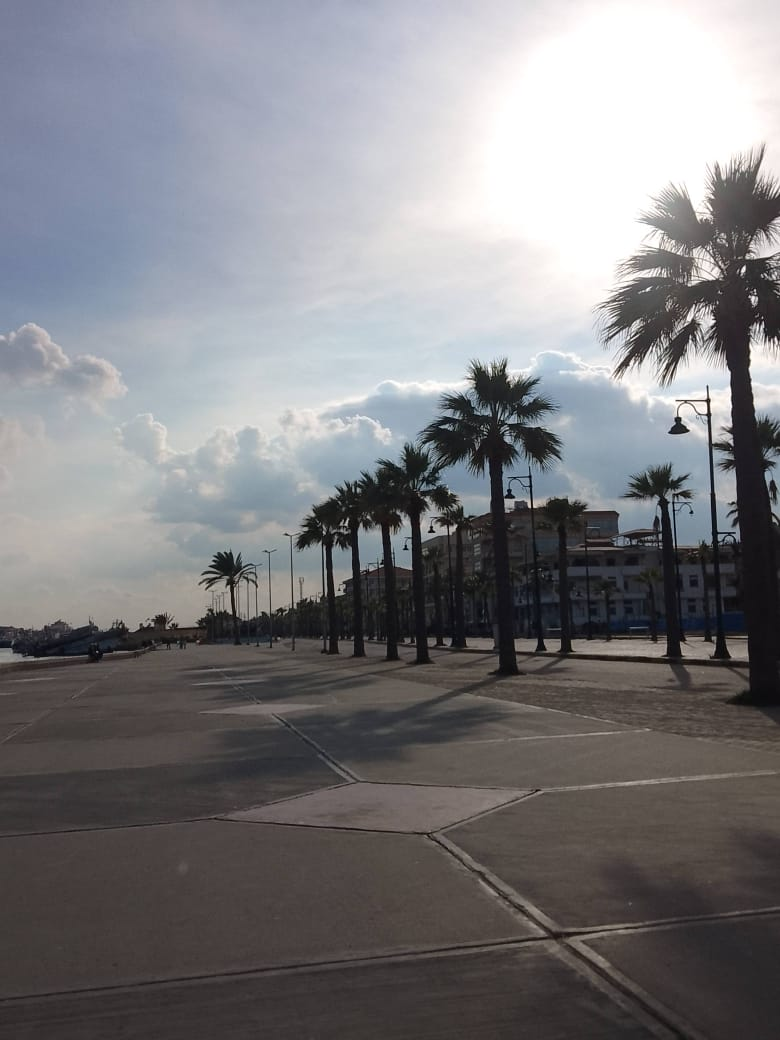
#> input picture myCamera.jpg, 780 x 1040 px
$ python gamma_correction.py
#> lines starting #> are read from the running program, lines starting #| are printed output that depends on the picture
import cv2
import matplotlib.pyplot as plt
from PIL import Image
import numpy as np

img_path = "myCamera.jpg"
img = Image.open(img_path)
#> img is the input picture: PIL image 780x1040 RGB; mean R, G, B 125.6, 124.9, 128

plt.imshow(img)
plt.axis('off')
plt.show()


def rgb_to_grayscale(img_path) :
#> called with img_path = 'myCamera.jpg'
    image = cv2.imread(img_path)

    if image is None :
        print("error")
        return None

    gray_img = cv2.cvtColor(image, cv2.COLOR_BGR2GRAY)
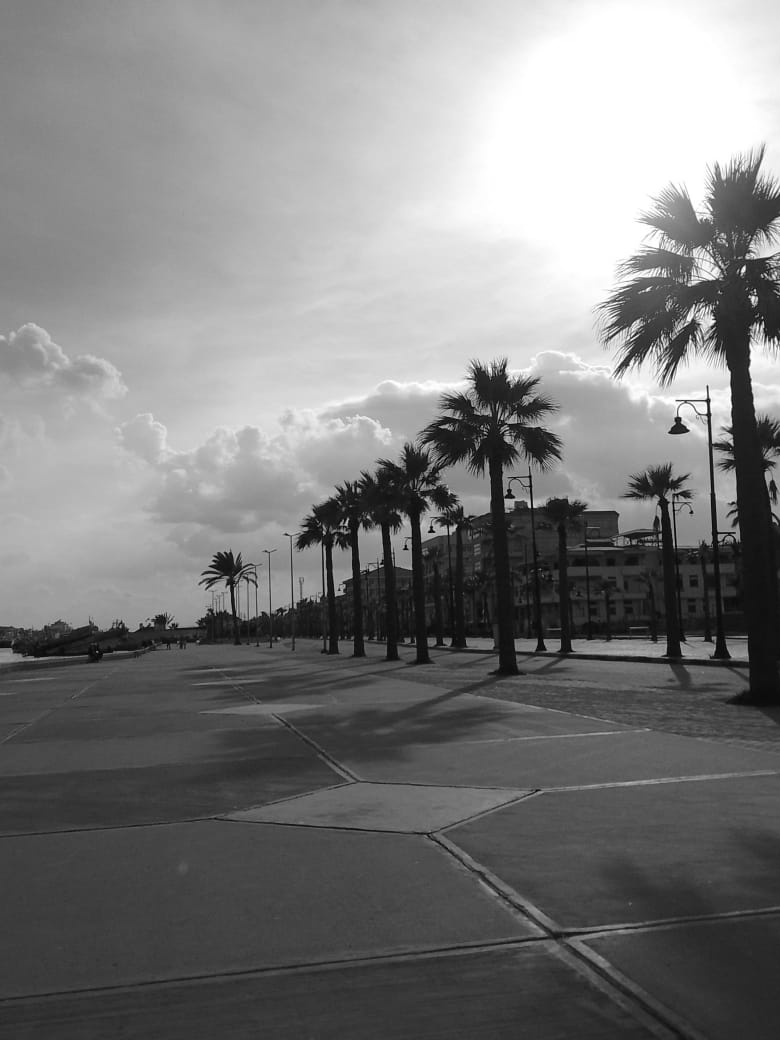
#> gray_img: shape (1040, 780); min 0, max 255, mean 125.4
    return gray_img

gray_img = rgb_to_grayscale(img_path)

if gray_img is not None:
    plt.imshow(gray_img, cmap='gray')
    plt.title('Grayscale_image')
    plt.axis('off')
    plt.show()

def gamma_correction(img_path, gamma) :
#> called with img_path = 'myCamera.jpg', gamma = 2.2
    image = cv2.imread(img_path)
    gamma_corrected = np.array(255 * (image/255) ** gamma, dtype='uint8')
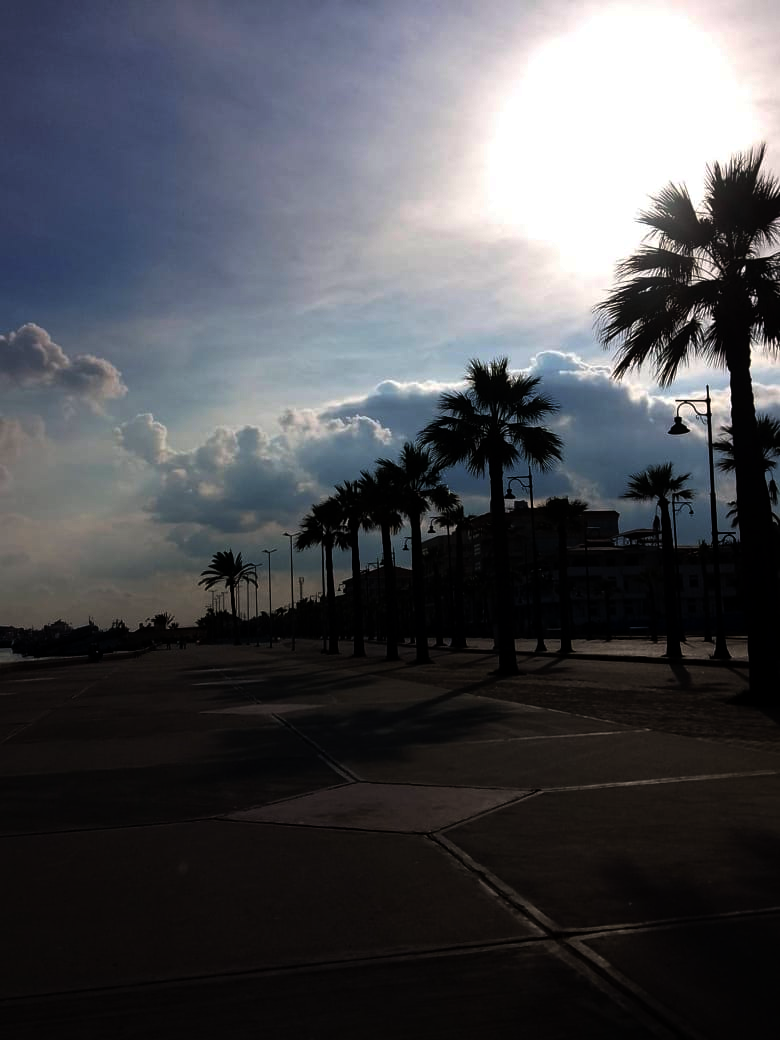
#> gamma_corrected: shape (1040, 780, 3); mean B, G, R 81, 76.3, 75.4
    return gamma_corrected

gamma_corrected = gamma_correction(img_path , 2.2)
plt.imshow(cv2.cvtColor(gamma_corrected, cv2.COLOR_BGR2RGB))
plt.title('Gama_corrected_image')
plt.axis('off')
plt.show()
